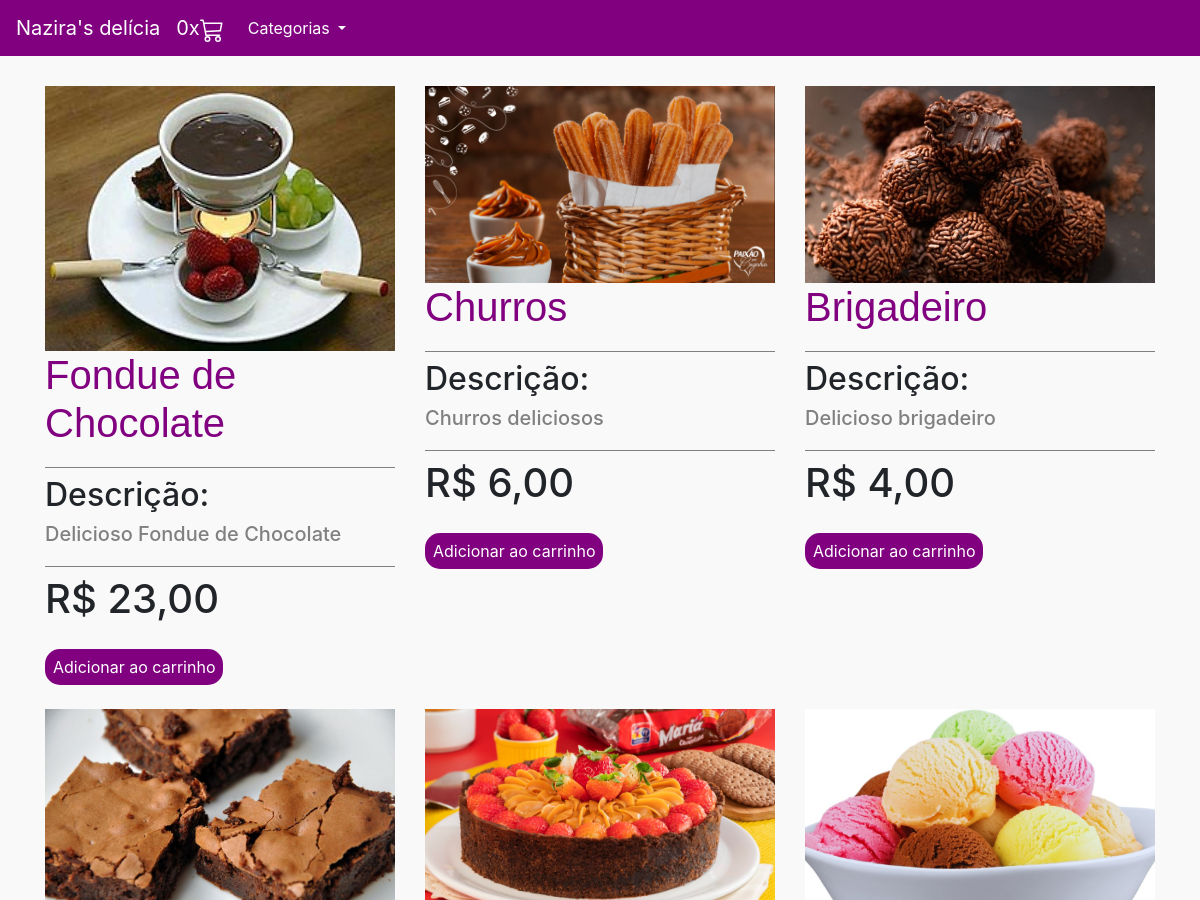
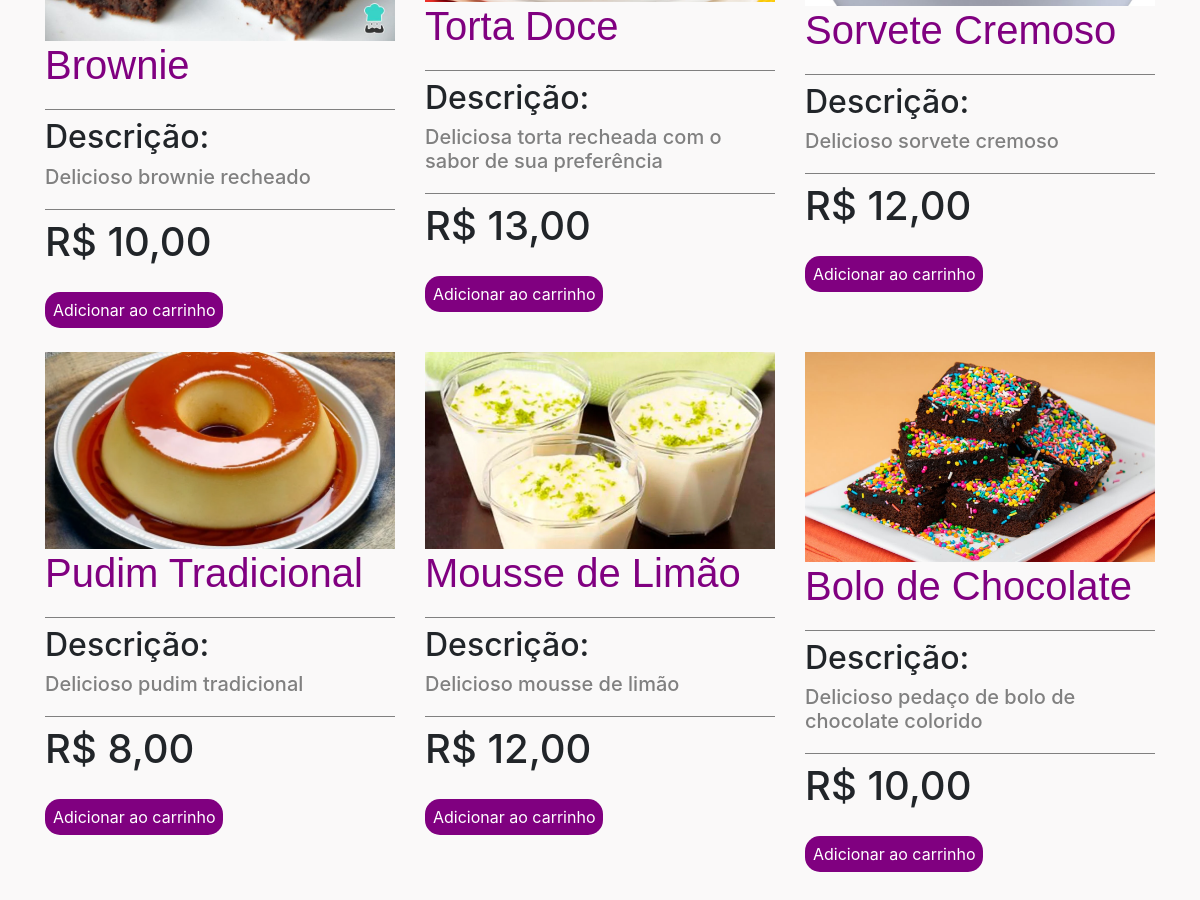
The page /categoria/1 on the database its author committed (2 pictures, top to bottom).
### produto/models.py (models this page shows, shortened)
class Produto(models.Model):
    nome_produto = models.CharField(max_length=500)
    img = models.ImageField(upload_to='post_img')
    categoria = models.ForeignKey(Categoria, on_delete=models.CASCADE)
    preco = models.FloatField()
    descricao = models.TextField()
    ingredientes = models.CharField(max_length=2000)
    adicionais = models.ManyToManyField(Adicional, blank=True)
    ativo = models.BooleanField(default=True)

### produto/views.py (the view)
# urls.py: path('categoria/<int:id>', categoria, name='categoria'),
def categoria(request, id):
    if not request.session.get('carrinho'):
        request.session['carrinho'] = []
        request.session.save()
    produtos = Produto.objects.filter(categoria_id=id)
    categorias = Categoria.objects.all()
    return render(request, 'home.html', {'produtos': produtos,
                                        'carrinho': len(request.session['carrinho']),
                                        'categorias': categorias})

### produto/templates/home.html (shortened to what this page needs)
{% extends 'base.html' %}
{% block 'conteudo' %}
<div class="container">
    <div class="row">
    {% for produto in produtos %}
    {% if produto.ativo %}
      <div class="col-sm">
        <div class="cont">
            <img style="width: 350px; margin-top: 30px;" src="/media/{{produto.img}}">
        </div>
        <h1 style="width: 350px; font-family: Gill Sans Extrabold, sans-serif; color: purple;" class="nome titulo bordaBottom">{{produto.nome_produto}}</h1>
        <h2 class="rosa">Descrição:</h2>
        <h5 style="width: 350px; color: gray;" class="descricao bordaBottom">{{produto.descricao}}</h5>
        <h1 class="rosa">R$ {{produto.preco}}0</h1>
        <br>
        <a style="margin-top: 20px; background-color: purple; color: white; padding: 8px; border-radius: 15px; transition: 0.2s;" href="{% url 'produto' produto.id %}" class="botao">Adicionar ao carrinho</a>
        <br>
      </div>
    {% endif %}
    {% endfor %}
    </div>
  </div>
{% endblock %}

### templates/base.html (shortened to what this page needs)
{% load static %}
<!doctype html>
<html lang="pt-br">
  <head>
    <link rel="stylesheet" href="https://cdn.jsdelivr.net/npm/bootstrap@4.6.0/dist/css/bootstrap.min.css">
    <link rel="stylesheet" href="{% static 'css/css.css' %}">
  </head>
  <body>
    <nav style="background-color: purple;" class="navbar navbar-expand-lg navbar-dark corBorda">
        <a class="navbar-brand" href="{% url 'home' %}">Nazira's delícia</a>
        <a class="navbar-brand" href="{% url 'ver_carrinho' %}">{{ carrinho }}x</a>
        <div class="collapse navbar-collapse" id="navbarNavDropdown">
          <ul class="navbar-nav">
            <li class="nav-item dropdown">
              <a style="color: white;" class="nav-link dropdown-toggle" href="#" id="navbarDropdownMenuLink" role="button" data-toggle="dropdown" aria-haspopup="true" aria-expanded="false">
                Categorias
              </a>
            </li>
          </ul>
        </div>
      </nav>
      {% block 'conteudo' %}
      {% endblock %}
      <br>
      <br>
      <br>
  </body>
</html>

### static/css/css.css (style rules this page uses)
.corBorda { background-color: #F6DCE1; }
.bordaBottom { border-bottom: 1px solid gray; padding-bottom: 20px; }
.botao { background-color: purple; color: white; padding: 8px; border-radius: 15px; transition: 0.2s; }
body { background-color: #FAF9F9; }
.titulo { color: #E58383; }
.cont { overflow:auto; width: 350px; }
.cont img { max-width: 100%; -moz-transition: all 2s; -webkit-transition: all 2s; transition: all 2s; }

### rows shown on the page
Produto: img (picture), nome_produto "Fondue de Chocolate", descricao "Delicioso Fondue de Chocolate", preco "23,0"
Produto: img (picture), nome_produto "Churros", descricao "Churros deliciosos", preco "6,0"
Produto: img (picture), nome_produto "Brigadeiro", descricao "Delicioso brigadeiro", preco "4,0"
Produto: img (picture), nome_produto "Brownie", descricao "Delicioso brownie recheado", preco "10,0"
Produto: img (picture), nome_produto "Torta Doce", descricao "Deliciosa torta recheada com o sabor de sua preferência", preco "13,0"
Produto: img (picture), nome_produto "Sorvete Cremoso", descricao "Delicioso sorvete cremoso", preco "12,0"
Produto: img (picture), nome_produto "Pudim Tradicional", descricao "Delicioso pudim tradicional", preco "8,0"
Produto: img (picture), nome_produto "Mousse de Limão", descricao "Delicioso mousse de limão", preco "12,0"
Produto: img (picture), nome_produto "Bolo de Chocolate", descricao "Delicioso pedaço de bolo de chocolate colorido", preco "10,0"

### other values the page prints
{{ carrinho }} "0"
